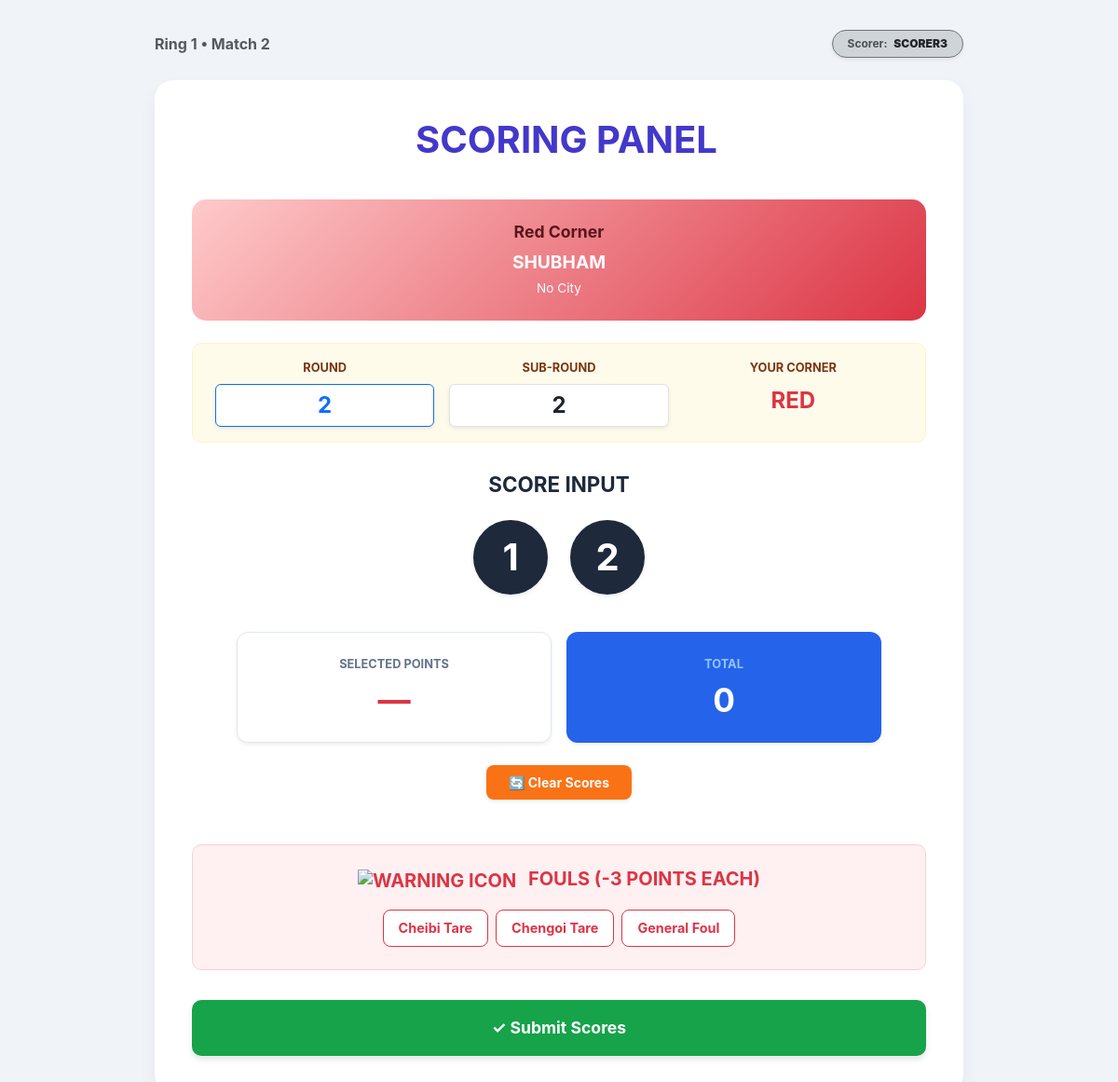
The page /scorer/match/118/panel/?corner=red (signed in) on the database its author committed.
### thangta/models.py (models this page shows, shortened)
class Match(models.Model):
    tournament = models.ForeignKey(Tournament, on_delete=models.CASCADE)
    event_type = models.CharField(max_length=50)
    age_category = models.CharField(max_length=3)
    weight_category = models.CharField(max_length=4)
    gender = models.CharField(max_length=10)
    is_active = models.BooleanField(default=False)
    is_completed = models.BooleanField(default=False)
    round_number = models.IntegerField(default=1)
    current_round = models.IntegerField(default=1) # Tracks Round 1, Round 2, or 3 (Tie Breaker)
    current_sub_round = models.IntegerField(default=1)
    match_sequence = models.IntegerField(help_text="Order of the match in this round")
    current_sub_round = models.IntegerField(default=1)
    active_scorers = models.ManyToManyField(CustomUser, blank=True, related_name='scoring_matches')
    ring_number = models.IntegerField(default=1)
    participant_red = models.ForeignKey(Participant, related_name='matches_as_red', on_delete=models.CASCADE)
    participant_blue = models.ForeignKey(Participant, related_name='matches_as_blue', on_delete=models.CASCADE, null=True, blank=True)
    winner = models.ForeignKey(Participant, related_name='matches_won', on_delete=models.SET_NULL, null=True, blank=True)
    round_1_red = models.IntegerField(default=0)
    round_1_blue = models.IntegerField(default=0)
    round_2_red = models.IntegerField(default=0)
    round_2_blue = models.IntegerField(default=0)
    round_3_red = models.IntegerField(default=0)
    round_3_blue = models.IntegerField(default=0)

class CustomUser(AbstractUser):
    class Role(models.TextChoices):
        ADMIN = 'ADMIN', 'Admin'
        JUDGE = 'JUDGE', 'Judge'
        SCORER = 'SCORER', 'Scorer'
    role = models.CharField(
        max_length=50,
        choices=Role.choices,
        default=Role.SCORER
    )
    district = models.CharField(max_length=100, null=True, blank=True)
    district_code = models.CharField(max_length=20, null=True, blank=True)

class Participant(models.Model):
    class GenderChoices(models.TextChoices):
        MALE = 'Male', 'Male'
        FEMALE = 'Female', 'Female'
    class EventTypeChoices(models.TextChoices):
        PHUNABA_AMA = 'Phunaba-Ama', 'Phunaba-Ama'
        PHUNABA_ANISHUBA = 'Phunaba-Anishuba', 'Phunaba-Anishuba'
    class AgeCategory(models.TextChoices):
        UNDER_14 = 'U14', 'Under 14'
        UNDER_18 = 'U18', 'Under 18'
        OVER_18 = 'O18', 'Over 18'
    class WeightCategory(models.TextChoices):
        MINUS_21 = '-21', '-21 Kg'
        MINUS_25 = '-25', '-25 Kg'
        MINUS_29 = '-29', '-29 Kg'
        MINUS_33 = '-33', '-33 Kg'
        MINUS_37 = '-37', '-37 Kg'
        MINUS_40 = '-40', '-40 Kg'
        MINUS_41 = '-41', '-41 Kg'
        MINUS_44 = '-44', '-44 Kg'
        MINUS_45 = '-45', '-45 Kg'
        MINUS_49 = '-49', '-49 Kg'
        MINUS_52 = '-52', '-52 Kg'
        MINUS_53 = '-53', '-53 Kg'
        MINUS_56 = '-56', '-56 Kg'
        MINUS_75 = '-75', '-75 Kg'
        PLUS_53 = '+53', '+53 Kg'
    tournament = models.ForeignKey(
        Tournament,
        on_delete=models.CASCADE,
        related_name='participants',
        null=True, blank=True
    )
    name = models.CharField(max_length=200, null=True, blank=True)
    actual_age = models.IntegerField(null=True, blank=True, help_text="Age in numbers")
    date_of_birth = models.DateField(null=True, blank=True) # Add this!
    age = models.IntegerField(default = 0)
    gender = models.CharField(max_length=10, choices=GenderChoices.choices, null=True, blank=True)
    contact = models.CharField(max_length=15, null=True, blank=True)
    district = models.CharField(max_length=100)
    district_code = models.CharField(max_length=20)
    event_type = models.CharField(max_length=50, choices=EventTypeChoices.choices, null=True, blank=True)
    age_category = models.CharField(
        max_length=3,
        choices=AgeCategory.choices,
        help_text="Select the participant's age group."
    )
    weight_category = models.CharField(
        max_length=4,
        choices=WeightCategory.choices,
        help_text="Select the participant's weight class."
    )

### thangta/permissions.py (the view)
    @login_required(login_url='login')
    def _wrapped_view(request, *args, **kwargs):
        if request.user.role in ['SCORER', 'JUDGE', 'ADMIN'] or request.user.is_superuser:
            return view_func(request, *args, **kwargs)
        return redirect('tournament-dashboard')

### thangta/permissions.py (called while the page is built)
def scorer_required(view_func):
    @login_required(login_url='login')
    def _wrapped_view(request, *args, **kwargs):
        if request.user.role in ['SCORER', 'JUDGE', 'ADMIN'] or request.user.is_superuser:
            return view_func(request, *args, **kwargs)
        return redirect('tournament-dashboard')
    return _wrapped_view

### thangta/templates/scorer_panel.html (shortened to what this page needs)
<!DOCTYPE html>
<html lang="en">
<head>
    <link href="https://cdn.jsdelivr.net/npm/bootstrap@5.3.0/dist/css/bootstrap.min.css" rel="stylesheet">
</head>
<body>
<div class="page-container">
    <div class="d-flex justify-content-between align-items-center mb-4">
        <span class="fw-bold text-muted">Ring {{ match.ring_number }} • Match {{ match.match_sequence }}</span>
        <div class="text-end">
            <span class="badge bg-secondary bg-opacity-25 text-dark border border-secondary shadow-sm px-3 py-2 rounded-pill">
                <span class="opacity-75 me-1">Scorer:</span>
                <strong class="text-uppercase">{{ request.user.get_full_name|default:request.user.username }}</strong>
            </span>
        </div>
    </div>
    <div class="scoring-card">
        <div class="main-header">
            <h1 class="text-uppercase mb-0">Scoring Panel</h1>
        </div>
        {% if corner == 'red' %}
        <div class="fighter-info-card red-info-card text-center">
            <h4 class="text-danger-emphasis">Red Corner</h4>
            <p>{{ match.participant_red.name|upper }}</p>
            <span class="location">{{ match.participant_red.city|default:"No City" }}</span>
        </div>
        {% else %}
        <div class="fighter-info-card blue-info-card text-center">
            <h4 class="text-primary-emphasis">Blue Corner</h4>
            <p>{{ match.participant_blue.name|upper }}</p>
            <span class="location">{{ match.participant_blue.city|default:"No City" }}</span>
        </div>
        {% endif %}
        <div class="control-bar row g-0">
            <div class="col-4 px-2">
                <label>Round</label>
                <div class="corner-label fw-bold text-primary border border-primary rounded bg-white py-1 shadow-sm">
                    {% if match.current_round == '3' %}
                    {{match.current_round }}
                    TIE BREAKER
                    {% else %}
                    {{ match.current_round|default:"1" }}
                    {% endif %}
                </div>
            </div>
           <div class="col-4 px-2">
    <label>SUB-ROUND</label>
    <div id="current-sub-round-display" class="corner-label fw-bold text-dark border rounded bg-white py-1 shadow-sm d-flex align-items-center justify-content-center" style="min-height: 40px;">
        {{ current_sub_round|default:"1" }}
    </div>
</div>
            <div class="col-4 px-2">
                <label>Your Corner</label>
                {% if corner == 'red' %}
                    <span class="corner-label fw-bold text-danger">RED</span>
                {% else %}
                    <span class="corner-label fw-bold text-primary">BLUE</span>
                {% endif %}
            </div>
        </div>
        <div class="text-center mb-5">
            <h4 class="section-title text-uppercase">Score Input</h4>
            <div class="score-row px-5">
                <button id="btn-point-1" class="btn large-point-btn shadow-sm" onclick="prepareScore(1)">1</button>
                <button id="btn-point-2" class="btn large-point-btn shadow-sm" onclick="prepareScore(2)">2</button>
            </div>
            <div class="row mt-4 px-2 px-md-5 g-3">
                <div class="col-6">
                    <div class="total-box selected-pts-box shadow-sm">
                        <label>Selected Points</label>
                        <p id="ui-sequence">—</p>
                    </div>
                </div>
                <div class="col-6">
                    <div class="total-box total-pts-box shadow-sm">
                        <label>Total</label>
                        <p id="ui-total">0</p>
                    </div>
                </div>
            </div>
            <div class="text-center mt-4">
                <button class="btn btn-sm clear-btn px-4 py-2 shadow-sm" onclick="clearPreparedScore()">🔄 Clear Scores</button>
            </div>
        </div>
        <div class="foul-box">
            <h5 class="text-uppercase"><img src="https://img.icons8.com/emoji/48/warning-emoji.png" alt="warning icon" class="me-2" style="width: 25px;"/> Fouls (-3 points each)</h5>
            <div class="d-flex gap-2 justify-content-center flex-wrap">
                <button class="btn foul-btn px-3 py-2 foul-type-btn" onclick="toggleFoul(this, 'Cheibi Tare')">Cheibi Tare</button>
                <button class="btn foul-btn px-3 py-2 foul-type-btn" onclick="toggleFoul(this, 'Chengoi Tare')">Chengoi Tare</button>
                <button class="btn foul-btn px-3 py-2 foul-type-btn" onclick="toggleFoul(this, 'General Foul')">General Foul</button>
            </div>
        </div>
        <div class="text-center">
            {% if corner == 'red' %}
                <button class="btn submit-btn w-100" id="submit-scores-btn" onclick="submitScores({{ match.participant_red.id }})">
                    ✓ Submit Scores
                </button>
            {% else %}
                <button class="btn submit-btn w-100" id="submit-scores-btn" onclick="submitScores({{ match.participant_blue.id }})">
                    ✓ Submit Scores
                </button>
            {% endif %}
        </div>
    </div>
</div>
</body>
</html>

### thangta/templates/scorer_panel.html (style rules this page uses)
body, html { height: 100%; overflow: auto; background-color: #f0f4f8; color: #1e293b; font-family: -apple-system, BlinkMacSystemFont, "Segoe UI", Roboto, "Helvetica Neue", Arial, sans-serif; }
.page-container { max-width: 900px; margin: 2rem auto; padding: 0 1rem; }
.scoring-card { background: white; border-radius: 20px; box-shadow: 0 10px 20px rgba(0,0,0,0.05); padding: 2.5rem; margin-bottom: 2rem; border: none; }
.main-header { display: flex; align-items: center; justify-content: center; margin-bottom: 2.5rem; }
.main-header h1 { font-size: 2.5rem; font-weight: bold; color: #4338ca; margin-left: 1rem; }
.fighter-info-card { border-radius: 15px; padding: 1.5rem 1rem; color: white; margin-bottom: 1.5rem; }
.red-info-card { background: linear-gradient(135deg, #fecaca 0%, #dc3545 100%); }
.fighter-info-card h4 { font-weight: bold; font-size: 1.1rem; }
.fighter-info-card p { font-size: 1.2rem; font-weight: bold; margin: 0; }
.fighter-info-card .location { font-size: 0.85rem; font-weight: normal; margin-top: 0.2rem; }
.control-bar { background-color: #fffbeb; border-radius: 10px; border: 1px solid #fef3c7; padding: 1rem; margin-bottom: 2rem; text-align: center; }
.control-bar label { font-size: 0.8rem; font-weight: bold; text-transform: uppercase; color: #78350f; display: block; margin-bottom: 0.3rem; }
.corner-label { font-size: 1.5rem; display: block; margin-top: 0.5rem; }
.section-title { font-size: 1.4rem; font-weight: bold; color: #1e293b; margin-bottom: 1.5rem; }
.score-row { display: flex; justify-content: center; gap: 1.5rem; align-items: center; }
.large-point-btn { font-size: 2.5rem; font-weight: bold; border-radius: 50%; width: 80px; height: 80px; display: flex; align-items: center; justify-content: center; color: white; background-color: #1e293b; border: 4px solid #1e293b; transition: all 0.2s; }
.total-box { border-radius: 12px; padding: 1.5rem; font-weight: bold; display: flex; flex-direction: column; justify-content: center; align-items: center; height: 100%; }
.total-box label { font-size: 0.8rem; text-transform: uppercase; display: block; margin-bottom: 0.5rem; }
.total-box p { font-size: 2.2rem; margin: 0; line-height: 1.2; }
.selected-pts-box { background-color: white; border: 1px solid #e2e8f0; }
.selected-pts-box label { color: #64748b; }
.selected-pts-box p { color: #dc3545; }
.total-pts-box { background-color: #2563eb; border: none; }
.total-pts-box label { color: #93c5fd; }
.total-pts-box p { color: white; }
.clear-btn { background-color: #f97316; color: white; font-weight: bold; border-radius: 8px; border: none; transition: transform 0.1s; }
.foul-box { background-color: #fff1f2; border: 1px solid #fecdd3; border-radius: 10px; padding: 1.5rem; text-align: center; margin-top: 2.5rem; margin-bottom: 2rem; }
.foul-box h5 { color: #dc3545; font-weight: bold; margin-bottom: 1.2rem; }
.foul-btn { border: 1px solid #dc3545; color: #dc3545; background-color: white; font-weight: bold; border-radius: 8px; font-size: 0.9rem; }
.submit-btn { background-color: #16a34a; color: white; font-weight: bold; font-size: 1.1rem; padding: 1rem; border-radius: 10px; box-shadow: 0 4px 6px rgba(0,0,0,0.1); }

### rows shown on the page
Match: ring_number "1", match_sequence "2", participant_red.name "SHUBHAM", participant_red.city "No City", current_round "2"
CustomUser: user.get_full_name "SCORER3"

### other values the page prints
{{ current_sub_round|default:"1" }} "2"
